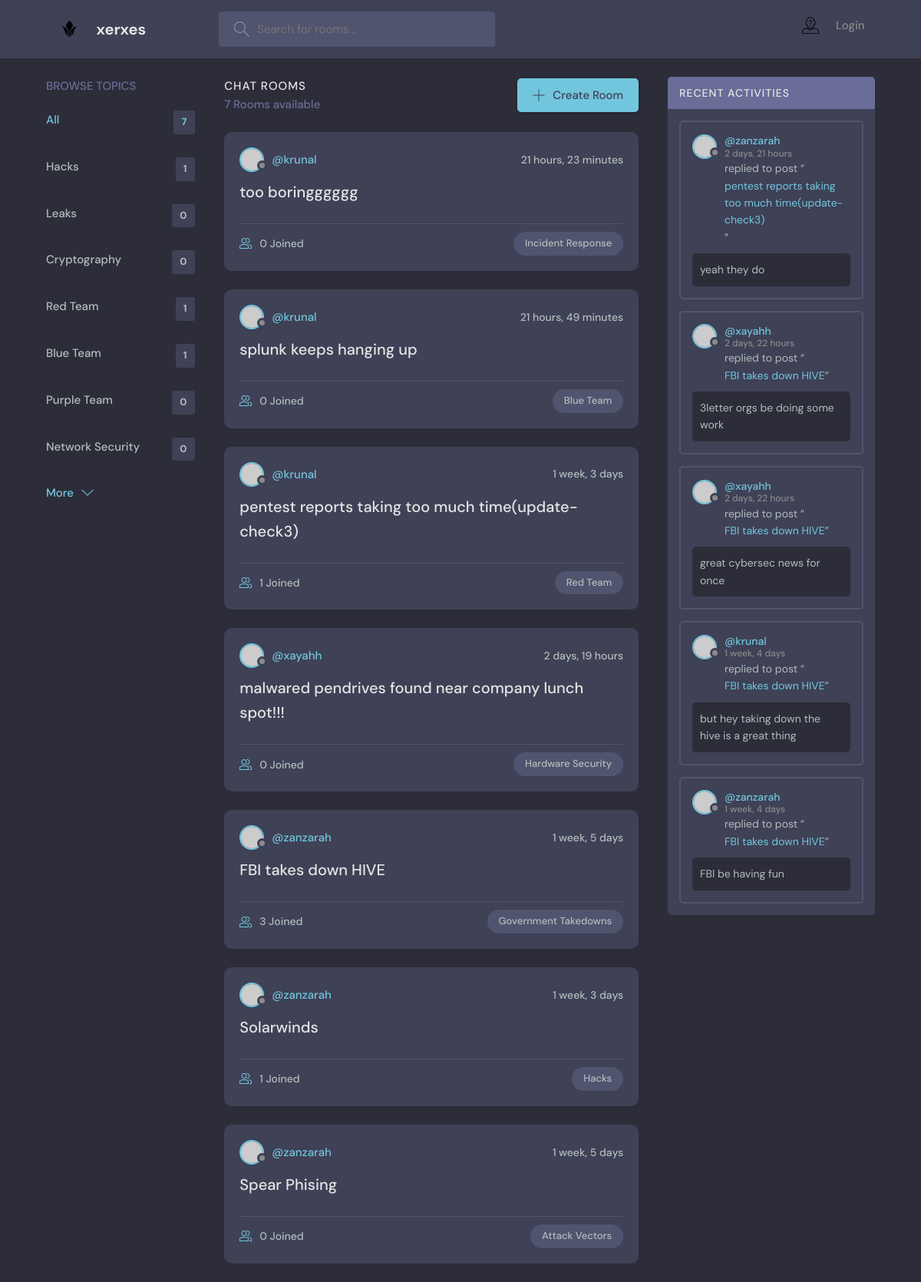
The app's page /, older data.
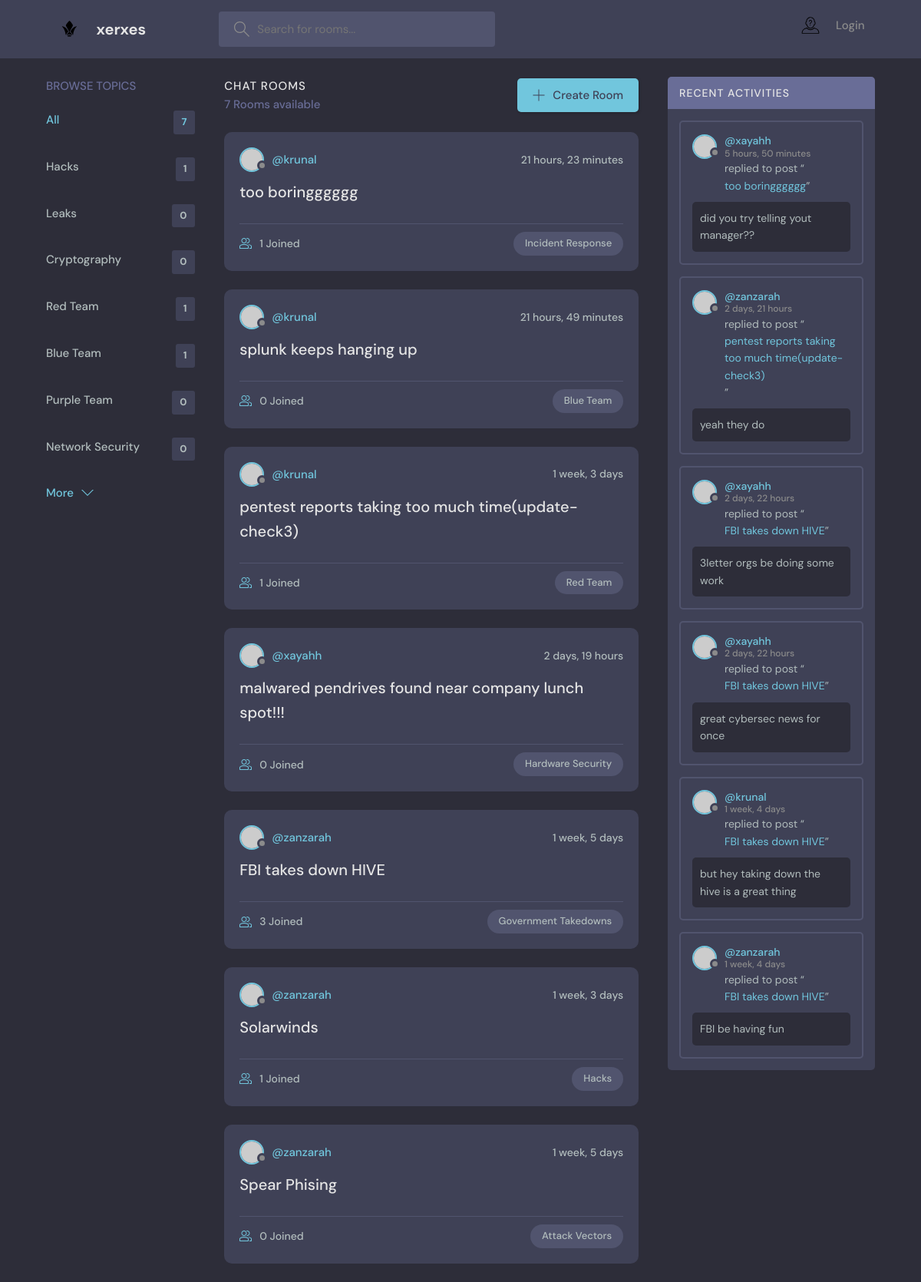
The same page, newer data.
### base/models.py (models this page shows, shortened)
class Topic(models.Model):
    name = models.CharField(max_length=200)

class Room(models.Model):
    host = models.ForeignKey(User, on_delete=models.SET_NULL, null=True)
    topic = models.ForeignKey(Topic, on_delete=models.SET_NULL, null=True)
    name = models.CharField(max_length=200)
    description = models.TextField(null=True, blank=True)
    participants = models.ManyToManyField(User, related_name='participants', blank=True)
    updated = models.DateTimeField(auto_now=True)
    created = models.DateTimeField(auto_now_add=True)
    class Meta:
        ordering = ['-updated', '-created']
    def __str__(self):
        return self.name

class Message(models.Model):
    user = models.ForeignKey(User, on_delete=models.CASCADE)
    room = models.ForeignKey(Room,on_delete=models.CASCADE)
    body = models.TextField()
    updated = models.DateTimeField(auto_now=True)
    created = models.DateTimeField(auto_now_add=True)
    class Meta:
        ordering = ['-updated', '-created']
    def __str__(self):
        return self.body[0:50]

### base/views.py (the view)
# urls.py: path('', views.home, name="home"),
def home(request):
    q = request.GET.get('q') if request.GET.get('q') != None else ''
    rooms = Room.objects.filter(
        Q(topic__name__icontains=q) |
        Q(name__icontains=q) |
        Q(description__icontains=q)
    )
    topics = Topic.objects.all()[0:7]
    room_count = rooms.count()
    room_messages = Message.objects.filter(Q(room__topic__name__icontains=q))
    context = {'rooms': rooms, 'topics': topics, 'room_count': room_count, 'room_messages': room_messages}
    return render(request, 'base/home.html', context)

### base/templates/base/home.html (shortened to what this page needs)
{% extends 'main.html' %}
{% block content %}
    <main class="layout layout--3">
      <div class="container">
        {% include 'base/topics_component.html' %}
        <div class="roomList">
          <div class="roomList__header">
            <div>
              <h2>Chat Rooms</h2>
              <p>{{room_count}} Rooms available</p>
            </div>
            <a class="btn btn--main" href="{% url 'create-room' %}">
              <svg version="1.1" xmlns="http://www.w3.org/2000/svg" width="32" height="32" viewBox="0 0 32 32">
                <title>add</title>
                <path
                  d="M16.943 0.943h-1.885v14.115h-14.115v1.885h14.115v14.115h1.885v-14.115h14.115v-1.885h-14.115v-14.115z"
                ></path>
              </svg>
              Create Room
            </a>
          </div>
          {% include 'base/feed_component.html' %}
        </div>
        {% include 'base/activity_component.html' %}
      </div>
    </main>
{% endblock %}

### base/templates/base/topics_component.html
<div class="topics">
    <div class="topics__header">
      <h2>Browse Topics</h2>
    </div>
    <ul class="topics__list">
      <li>
        <a href="{% url 'home' %}" class="active">All <span>{{topics.count}}</span></a>
      </li>
      {% for topic in topics %}
      <li>
        <a href="{% url 'home' %}?q={{topic.name}}">{{topic.name}}<span>{{topic.room_set.all.count}}</span></a>
      </li>
      {% endfor %}
    </ul>
    <a class="btn btn--link" href="{% url 'topics' %}">
      More
      <svg version="1.1" xmlns="http://www.w3.org/2000/svg" width="32" height="32" viewBox="0 0 32 32">
        <title>chevron-down</title>
        <path d="M16 21l-13-13h-3l16 16 16-16h-3l-13 13z"></path>
      </svg>
    </a>
  </div>

### base/templates/base/feed_component.html (shortened to what this page needs)
{% for room in rooms %}
<div class="roomListRoom">
    <div class="roomListRoom__header">
      <a href="{% url 'user-profile' room.host.id %}" class="roomListRoom__author">
        <div class="avatar avatar--small">
          <img src="https://randomuser.me/api/portraits/women/11.jpg" />
        </div>
        <span>@{{room.host.username}}</span>
      </a>
      <div class="roomListRoom__actions">
        <span>{{room.created|timesince}}</span>
      </div>
    </div>
    <div class="roomListRoom__content">
      <a href="{% url 'room' room.id %}">{{room.name}}</a>
    </div>
    <div class="roomListRoom__meta">
      <a href="{% url 'room' room.id %}" class="roomListRoom__joined">
        {{room.participants.all.count}} Joined
      </a>
      <p class="roomListRoom__topic">{{room.topic.name}}</p>
    </div>
  </div>
{% endfor %}

### base/templates/base/activity_component.html (shortened to what this page needs)
<div class="activities">
    <div class="activities__header">
      <h2>Recent Activities</h2>
    </div>
    {% for message in room_messages %}
    <div class="activities__box">
      <div class="activities__boxHeader roomListRoom__header">
        <a href="{% url 'user-profile' message.user.id %}" class="roomListRoom__author">
          <div class="avatar avatar--small">
            <img src="https://randomuser.me/api/portraits/women/11.jpg" />
          </div>
          <p>
            @{{message.user}}
            <span>{{message.created|timesince}}</span>
          </p>
        </a>
      </div>
      <div class="activities__boxContent">
        <p>replied to post “<a href="{% url 'room' message.room.id %}">{{message.room}}</a>”</p>
        <div class="activities__boxRoomContent">
          {{message.body}}
        </div>
      </div>
    </div>
    {% endfor %}
  </div>

Row changes from the older to the newer data that the page shows:
computed for Room "too boringggggg": participants.all.count "0" → "1"
added Message: user "xayahh", created "5 hours, 50 minutes", room "too boringggggg", body "did you try telling yout manager??"
